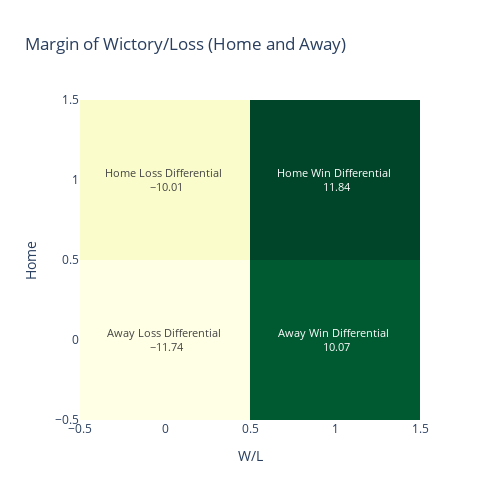

Write notebook code for a chart like this one.
### Markdown cell above
## Win and Lose Margins
When teams win at home, do they win big? <br>
Similarly, when teams lose at home, is their loss margin lower than when they lose at away fixtures?

### Code cell
# Win and Lose Margins (Home and Away)
nba_margin = nba_df.groupby(['Home', 'W/L']).agg({'Tm_Pts': np.average, 'Opp_Pts': np.average}).reset_index()
nba_margin['Tm_Pts'] = np.round(nba_margin['Tm_Pts'], 2)
nba_margin['Opp_Pts'] = np.round(nba_margin['Opp_Pts'], 2)
nba_margin['Delta_Pts'] = nba_margin['Tm_Pts'] - nba_margin['Opp_Pts']

# Heatmap plot
heatmap = nba_margin.pivot(index = 'Home', columns = 'W/L', values = 'Delta_Pts')
fig = go.Figure(data=go.Heatmap(z=heatmap.values,
                                x=heatmap.columns,
                                y=heatmap.index,
                                colorscale='YlGn',
                                hoverongaps = False,
                                text=[['Away Loss', 'Away Win'],
                                ['Home Loss', 'Home Win']],
                                texttemplate="%{text} Differential <br> %{z}"))
# Update layout
fig.update_layout(title='Margin of Wictory/Loss (Home and Away)',
                  xaxis_title='W/L',
                  yaxis_title='Home')
fig.update_layout(width = 500, height = 500)
fig.update_traces(showscale = False)

# Show the plot
fig.show()

### Figure 1 — Plotly figure (JSON) as saved in the notebook; plotly's stock layout.template omitted (floating-point values rounded to 4 significant figures)
{"data": [{"colorscale": [[0, "rgb(255,255,229)"], [0.125, "rgb(247,252,185)"], [0.25, "rgb(217,240,163)"], [0.375, "rgb(173,221,142)"], [0.5, "rgb(120,198,121)"], [0.625, "rgb(65,171,93)"], [0.75, "rgb(35,132,67)"], [0.875, "rgb(0,104,55)"], [1, "rgb(0,69,41)"]], "hoverongaps": false, "showscale": false, "text": [["Away Loss", "Away Win"], ["Home Loss", "Home Win"]], "texttemplate": "%{text} Differential <br> %{z}", "type": "heatmap", "x": [0, 1], "y": [0, 1], "z": [[-11.74, 10.07], [-10.01, 11.84]]}], "layout": {"height": 500, "title": {"text": "Margin of Wictory/Loss (Home and Away)"}, "width": 500, "xaxis": {"title": {"text": "W/L"}}, "yaxis": {"title": {"text": "Home"}}}}
